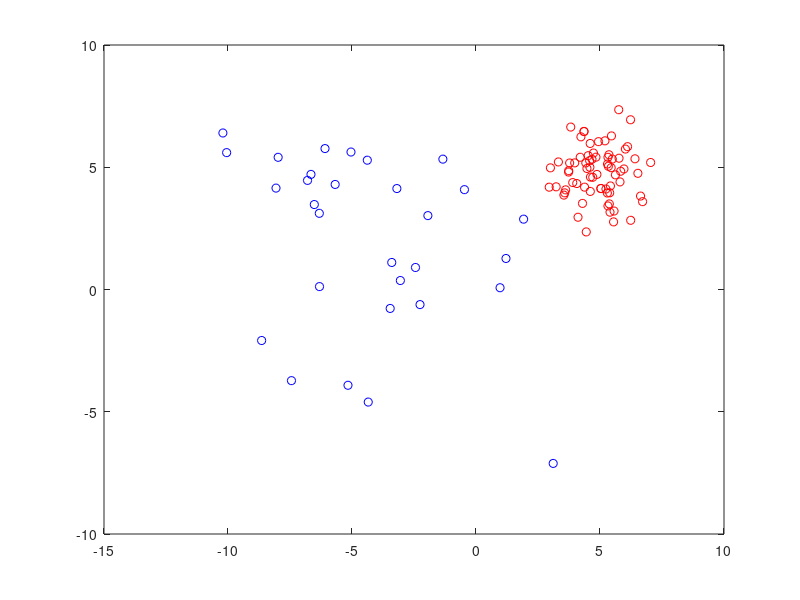

The MATLAB script that drew this image:
% generate data for testing ransac.m

N=100;      % number of samples
w=0.7;      % probability that a sample is within a consistent model M1
D=2;        % dimension of the samples

mu1 = [5;5];    % expectation of model M1
mu2 = [-5;0];    % expectation of model M2
C1 = [1     0.0;
    0.0    1]; % covmat of model M1
C2 = [20    -0.25;
    -0.25   20]; % covmat of model M2

ind1 = randsample(N,round(w*N));    % indices for model M1
ind2 = setdiff(1:N,ind1);           % indices for model M2
N1 = length(ind1);
N2 = length(ind2);

x = zeros(D,N);
x(:,ind1) = mu1*ones(1,N1) + C1^0.5 * randn(D,N1);
x(:,ind2) = mu2*ones(1,N2) + C2^0.5 * randn(D,N2);

plot(x(1,ind1),x(2,ind1),'ro');
hold on;
plot(x(1,ind2),x(2,ind2),'bo');

